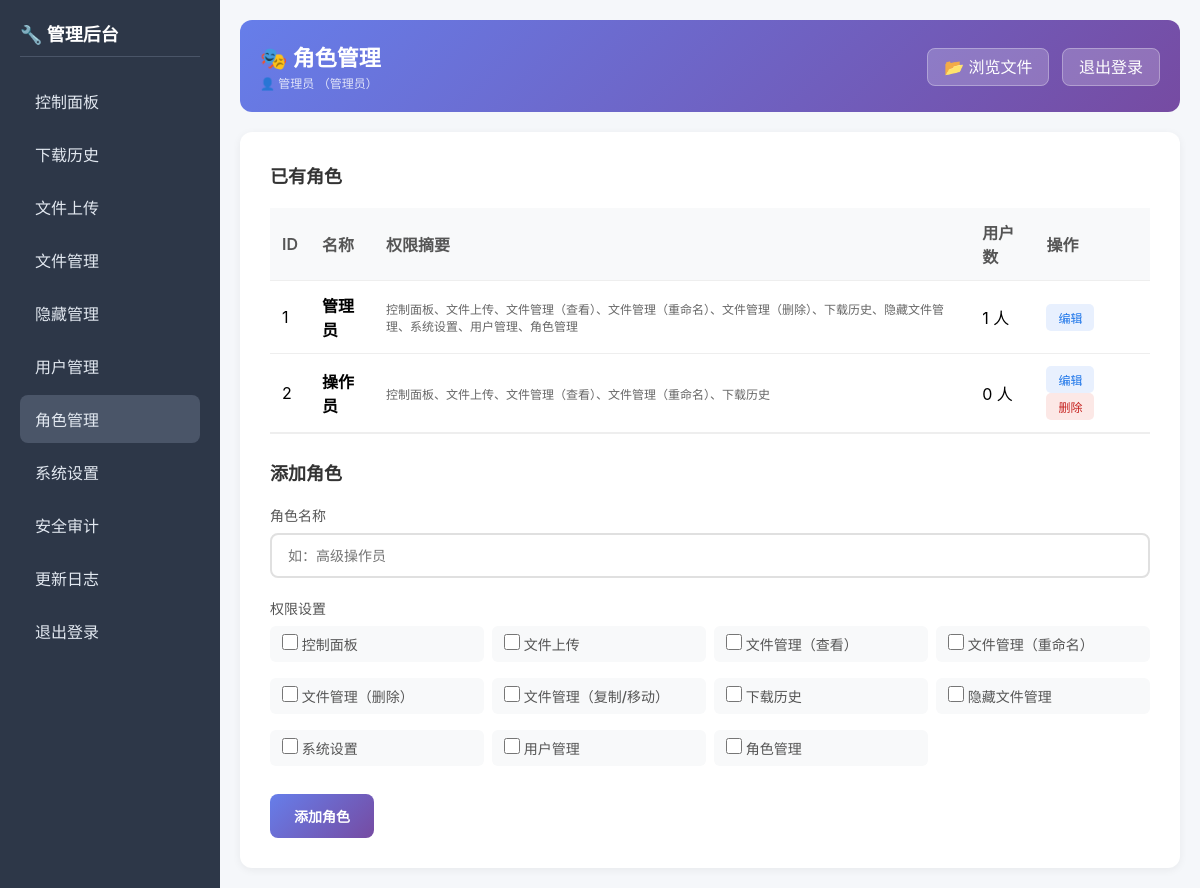
Page /admin/roles.php (signed in) on the committed database.
### tables this page shows
CREATE TABLE roles (
        id INTEGER PRIMARY KEY AUTOINCREMENT,
        name TEXT NOT NULL,
        permissions TEXT NOT NULL DEFAULT "{}"
    );

### admin/init.php (called while the page is built, shortened)
<?php
require_once __DIR__ . '/../functions.php';
function isLoggedIn() {
    return isset($_SESSION['user_id']) && $_SESSION['user_id'] > 0;
}
function userPermissions() {
    $p = $_SESSION['user_permissions'];
    return is_array($p) ? $p : getDefaultPermissionSet();
}
function hasPermission($perm) {
    $perms = userPermissions();
    if (isset($perms[$perm])) {
        return $perms[$perm] === true;
    }
    return false;
}

### functions.php (called while the page is built, shortened)
<?php
function readJsonFile($path) {
    if (!is_file($path)) {
        return null;
    }
    $raw = @file_get_contents($path);
    $data = json_decode($raw, true);
    return is_array($data) ? $data : null;
}
function getStorageDir($force = null) {
    static $dir = null;
    if ($dir === null) {
        $default = __DIR__ . DIRECTORY_SEPARATOR . 'runtime';
        $dir = $default;
        foreach (array($default . DIRECTORY_SEPARATOR . 'config.json', __DIR__ . DIRECTORY_SEPARATOR . 'config.json') as $f) {
            if (is_file($f)) {
                $data = readJsonFile($f);
                if (is_array($data) && !empty($data['storage_dir']) && is_string($data['storage_dir'])) {
                    $dir = rtrim($data['storage_dir'], '/\\');
                    break;
                }
            }
        }
    }
    return $dir;
}
function getAppDbPath() {
    return getStorageDir() . DIRECTORY_SEPARATOR . 'app.db';
}
function getUserDbPath(){ return getAppDbPath(); }
function getDefaultPermissionSet() {
    return array(
        'dashboard'     => false,
        'upload'        => false,
        'files'         => false,
        'files_rename'  => false,
        'files_delete'  => false,
        'files_move'    => false,
        'downloads'     => false,
        'hidden'        => false,
        'settings'      => false,
        'users'         => false,
        'roles'         => false,
    );
}
function getRoles() {
    $db = new SQLite3(getUserDbPath());
    $result = $db->query('SELECT * FROM roles ORDER BY id ASC');
    $roles = array();
    while ($row = $result->fetchArray(SQLITE3_ASSOC)) {
        $row['permissions'] = json_decode($row['permissions'], true) ?: getDefaultPermissionSet();
        $roles[] = $row;
    }
    return $roles;
}

### admin/roles.php (the view, shortened to what this page needs)
<?php
require_once __DIR__ . '/init.php';
$pageTitle = '🎭 角色管理';
$permLabels = array(
    'dashboard'     => '控制面板',
    'upload'        => '文件上传',
    'files'         => '文件管理（查看）',
    'files_rename'  => '文件管理（重命名）',
    'files_delete'  => '文件管理（删除）',
    'files_move'    => '文件管理（复制/移动）',
    'downloads'     => '下载历史',
    'hidden'        => '隐藏文件管理',
    'settings'      => '系统设置',
    'users'         => '用户管理',
    'roles'         => '角色管理',
);
$roles = getRoles();
?>
<?php require __DIR__ . '/layout.php'; ?>
        <div class="content-box">
            <h3>已有角色</h3>
            <?php if (empty($roles)): ?>
                <div style="text-align:center;padding:30px;color:#888;">暂无角色，请在下方创建</div>
            <?php else: ?>
                <table>
                    <thead>
                        <tr>
                            <th>ID</th>
                            <th>名称</th>
                            <th>权限摘要</th>
                            <th>用户数</th>
                            <th>操作</th>
                        </tr>
                    </thead>
                    <tbody>
                        <?php foreach ($roles as $role):
                            $enabledPerms = array_keys(array_filter($role['permissions']));
                            $db = new SQLite3(getAppDbPath());
                            $userCount = $db->querySingle('SELECT COUNT(*) FROM users WHERE role_id = ' . (int)$role['id']);
                        ?>
                        <tr>
                            <td><?php echo $role['id']; ?></td>
                            <td><strong><?php echo htmlspecialchars($role['name']); ?></strong></td>
                            <td style="font-size:12px;color:#666;">
                                <?php echo !empty($enabledPerms) ? implode('、', array_intersect_key($permLabels, array_flip($enabledPerms))) : '<span style="color:#ccc;">无权限</span>'; ?>
                            </td>
                            <td><?php echo (int)$userCount; ?> 人</td>
                            <td>
                                <button type="button" class="btn-sm btn-edit" onclick="openRoleEdit(<?php echo htmlspecialchars(json_encode($role, JSON_UNESCAPED_UNICODE)); ?>)">编辑</button>
                                <?php if ((int)$userCount === 0 && count($roles) > 1): ?>
                                <form method="post" style="display:inline;" onsubmit="return confirm('确定删除此角色？')">
                                    <button type="submit" name="delete_role" class="btn-sm btn-del">删除</button>
                                </form>
                                <?php endif; ?>
                            </td>
                        </tr>
                        <?php endforeach; ?>
                    </tbody>
                </table>
            <?php endif; ?>
            <h3 class="divider">添加角色</h3>
            <form method="post" id="addRoleForm">
                <div class="form-item">
                    <label for="role_name_add">角色名称</label>
                    <input type="text" id="role_name_add" name="role_name" placeholder="如：高级操作员" required>
                </div>
                <div class="form-item">
                    <label>权限设置</label>
                    <div class="perm-grid">
                        <?php foreach ($permLabels as $key => $label): ?>
                        <label class="perm-item">
                            <input type="checkbox" name="perm_<?php echo $key; ?>" value="1">
                            <span><?php echo $label; ?></span>
                        </label>
                        <?php endforeach; ?>
                    </div>
                </div>
                <button type="submit" name="add_role" class="btn-primary">添加角色</button>
            </form>
        </div>
    </div>
</body>
</html>

### admin/layout.php (shortened to what this page needs)
<?php
$pageTitle = isset($pageTitle) ? $pageTitle : '管理后台';
?>
<!DOCTYPE html>
<html lang="zh-CN">
<head>
</head>
<body>
    <?php require __DIR__ . '/sidebar.php'; ?>
    <?php require __DIR__ . '/header.php'; ?>

### admin/sidebar.php
<?php
$currentPage = basename($_SERVER['PHP_SELF']);
?>
    <div class="sidebar">
        <h2>🔧 管理后台</h2>
        <ul>
            <?php if (hasPermission('dashboard')): ?>
            <li><a href="index.php" <?php echo $currentPage === 'index.php' ? 'class="active"' : ''; ?>>控制面板</a></li>
            <?php endif; ?>
            <?php if (hasPermission('downloads')): ?>
            <li><a href="downloads.php" <?php echo $currentPage === 'downloads.php' ? 'class="active"' : ''; ?>>下载历史</a></li>
            <?php endif; ?>
            <?php if (hasPermission('upload')): ?>
            <li><a href="upload.php" <?php echo $currentPage === 'upload.php' ? 'class="active"' : ''; ?>>文件上传</a></li>
            <?php endif; ?>
            <?php if (hasPermission('files')): ?>
            <li><a href="files.php" <?php echo $currentPage === 'files.php' ? 'class="active"' : ''; ?>>文件管理</a></li>
            <?php endif; ?>
            <?php if (hasPermission('hidden')): ?>
            <li><a href="hidden.php" <?php echo $currentPage === 'hidden.php' ? 'class="active"' : ''; ?>>隐藏管理</a></li>
            <?php endif; ?>
            <?php if (hasPermission('users')): ?>
            <li><a href="users.php" <?php echo $currentPage === 'users.php' ? 'class="active"' : ''; ?>>用户管理</a></li>
            <?php endif; ?>
            <?php if (hasPermission('roles')): ?>
            <li><a href="roles.php" <?php echo $currentPage === 'roles.php' ? 'class="active"' : ''; ?>>角色管理</a></li>
            <?php endif; ?>
            <?php if (hasPermission('settings')): ?>
            <li><a href="settings.php" <?php echo $currentPage === 'settings.php' ? 'class="active"' : ''; ?>>系统设置</a></li>
            <li><a href="security.php" <?php echo $currentPage === 'security.php' ? 'class="active"' : ''; ?>>安全审计</a></li>
            <?php endif; ?>
            <li><a href="changelog.php" <?php echo $currentPage === 'changelog.php' ? 'class="active"' : ''; ?>>更新日志</a></li>
            <li><a href="login.php?action=logout">退出登录</a></li>
        </ul>
    </div>

### admin/header.php
<div class="main-content">
    <div class="page-header">
        <div>
            <h1><?php echo $pageTitle; ?></h1>
            <span style="font-size:12px;opacity:0.8;">
                👤 <?php echo htmlspecialchars($_SESSION['username'] ?? '用户'); ?>
                （<?php echo htmlspecialchars($_SESSION['role_name'] ?? '未知'); ?>）
            </span>
        </div>
        <div>
            <a href="../index.php" target="_blank" class="btn-logout" style="margin-right:8px;">📂 浏览文件</a>
            <a href="login.php?action=logout" class="btn-logout">退出登录</a>
        </div>
    </div>

### admin/layout.php (style rules this page uses)
* { margin: 0; padding: 0; box-sizing: border-box; }
body { font-family: -apple-system, BlinkMacSystemFont, 'Segoe UI', Roboto, sans-serif; background: #f5f7fa; min-height: 100vh; }
.sidebar { width: 220px; background: #2d3748; color: white; position: fixed; top: 0; left: 0; bottom: 0; padding: 20px; z-index: 1000; }
.sidebar h2 { font-size: 18px; margin-bottom: 20px; padding-bottom: 10px; border-bottom: 1px solid #4a5568; }
.sidebar ul { list-style: none; padding: 0; }
.sidebar li { margin-bottom: 5px; }
.sidebar a { display: block; padding: 12px 15px; color: #e2e8f0; text-decoration: none; border-radius: 8px; transition: background 0.2s; }
.sidebar a:hover, .sidebar a.active { background: #4a5568; }
.main-content { margin-left: 220px; padding: 20px; position: relative; }
.page-header { background: linear-gradient(135deg, #667eea 0%, #764ba2 100%); color: white; padding: 20px; border-radius: 12px; margin-bottom: 20px; display: flex; justify-content: space-between; align-items: center; }
.page-header h1 { font-size: 22px; margin: 0; }
.btn-logout { padding: 8px 16px; background: rgba(255,255,255,0.2); border: 1px solid rgba(255,255,255,0.3); border-radius: 8px; color: white; text-decoration: none; font-weight: 500; }
.content-box { background: white; padding: 30px; border-radius: 12px; box-shadow: 0 2px 8px rgba(0,0,0,0.06); }
.content-box h3 { margin: 0 0 20px 0; color: #333; font-size: 18px; }
.form-item { margin-bottom: 20px; }
.form-item label { display: block; margin-bottom: 8px; font-weight: 500; color: #555; font-size: 14px; }
.form-item input, .form-item select, .form-item textarea { width: 100%; padding: 12px 16px; border: 2px solid #e0e0e0; border-radius: 8px; font-size: 14px; outline: none; transition: border-color 0.3s; background: white; font-family: inherit; }
.btn-primary { padding: 12px 24px; background: linear-gradient(135deg, #667eea 0%, #764ba2 100%); border: none; border-radius: 8px; color: white; font-size: 14px; font-weight: 600; cursor: pointer; transition: transform 0.2s; }
table { width: 100%; border-collapse: collapse; }
table th, table td { padding: 12px; text-align: left; border-bottom: 1px solid #eee; }
table th { background: #f8f9fa; font-weight: 600; color: #555; }
.divider { margin-top: 30px; padding-top: 25px; border-top: 1px solid #eee; }
.btn-sm { padding: 5px 12px; border: none; border-radius: 5px; font-size: 12px; cursor: pointer; margin-right: 4px; }
.btn-edit { background: #e8f0fe; color: #1a73e8; }
.btn-del { background: #fce8e6; color: #c5221f; }
.perm-grid { display: grid; grid-template-columns: repeat(auto-fill, minmax(200px, 1fr)); gap: 8px; margin-top: 4px; }
.perm-item { display: flex; align-items: center; gap: 8px; padding: 8px 12px; background: #f8f9fa; border-radius: 6px; cursor: pointer; font-size: 13px; color: #444; transition: background 0.15s; user-select: none; }
.perm-item input[type="checkbox"] { width: 16px; height: 16px; accent-color: #667eea; cursor: pointer; }

### rows in the picture
roles: id "1", name "管理员", enabledPerms "控制面板、文件上传、文件管理（查看）、文件管理（重命名）、文件管理（删除）、下载历史、隐藏文件管理、系统设置、用户管理、角色管理"
roles: id "2", name "操作员", enabledPerms "控制面板、文件上传、文件管理（查看）、文件管理（重命名）、下载历史", userCount "0"

### other values in the picture
$pageTitle "🎭 角色管理"
$_SESSION['username'] "管理员"
$_SESSION['role_name'] "管理员"
$label "控制面板"
$label "文件上传"
$label "文件管理（查看）"
$label "文件管理（重命名）"
$label "文件管理（删除）"
$label "文件管理（复制/移动）"
$label "下载历史"
$label "隐藏文件管理"
$label "系统设置"
$label "用户管理"
$label "角色管理"
